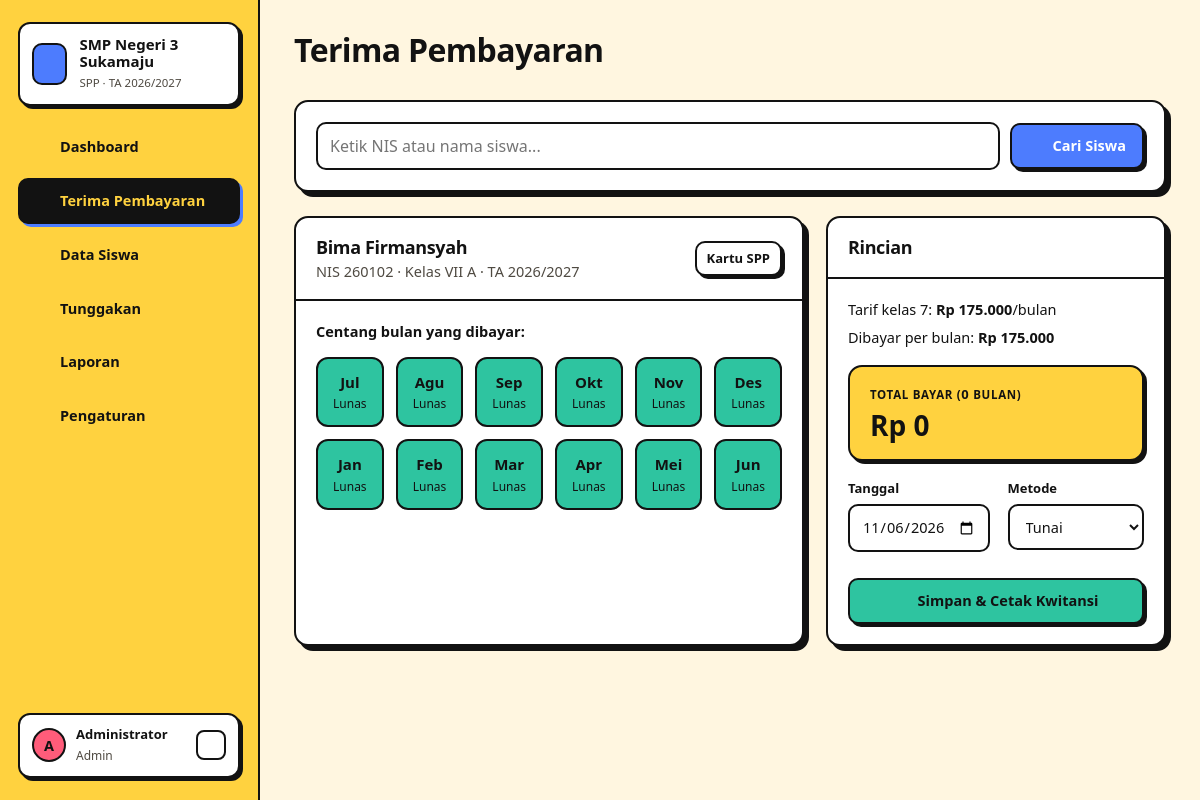
/index.php?page=bayar&siswa=2 (signed in), run on the app's committed database.
### tables this page shows
CREATE TABLE pengaturan (
  id INT PRIMARY KEY,
  nama_sekolah VARCHAR(150) NOT NULL,
  alamat VARCHAR(255),
  telepon VARCHAR(30),
  kepala_sekolah VARCHAR(100),
  bendahara VARCHAR(100),
  tanggal_jatuh_tempo TINYINT NOT NULL DEFAULT 10
);

CREATE TABLE tahun_ajaran (
  id INT AUTO_INCREMENT PRIMARY KEY,
  nama VARCHAR(20) NOT NULL UNIQUE,       
  tahun_mulai SMALLINT NOT NULL,          
  aktif TINYINT(1) NOT NULL DEFAULT 0
);

CREATE TABLE siswa (
  id INT AUTO_INCREMENT PRIMARY KEY,
  nis VARCHAR(20) NOT NULL UNIQUE,
  nama VARCHAR(100) NOT NULL,
  jk ENUM('L','P') NOT NULL,
  kelas_id INT,
  nama_wali VARCHAR(100),
  telp_wali VARCHAR(20),
  potongan_persen TINYINT NOT NULL DEFAULT 0,    
  status ENUM('aktif','lulus','keluar') NOT NULL DEFAULT 'aktif',
  created_at TIMESTAMP DEFAULT CURRENT_TIMESTAMP,
  FOREIGN KEY (kelas_id) REFERENCES kelas(id) ON DELETE SET NULL
);

CREATE TABLE kelas (
  id INT AUTO_INCREMENT PRIMARY KEY,
  nama VARCHAR(20) NOT NULL UNIQUE,
  tingkat TINYINT NOT NULL,
  wali_kelas VARCHAR(100)
);

### index.php (called while the page is built, shortened)
<?php
require __DIR__ . '/includes/bootstrap.php';
$routes = [
    'login'        => 'pages/login.php',
    'logout'       => 'pages/logout.php',
    'cek'          => 'pages/cek.php',
    'dashboard'    => 'pages/dashboard.php',
    'bayar'        => 'pages/bayar/index.php',
    'bayar.simpan' => 'pages/bayar/simpan.php',
    'bayar.batal'  => 'pages/bayar/batal.php',
    'kwitansi'     => 'pages/bayar/kwitansi.php',
    'siswa'        => 'pages/siswa/index.php',
    'siswa.form'   => 'pages/siswa/form.php',
    'siswa.kartu'  => 'pages/siswa/kartu.php',
    'tunggakan'    => 'pages/tunggakan.php',
    'laporan'      => 'pages/laporan.php',
    'master'       => 'pages/master.php',
];
$page = $_GET['page'] ?? 'dashboard';
require __DIR__ . '/' . $routes[$page];

### pages/bayar/index.php (the view, shortened to what this page needs)
<?php
$ta = tahun_ajaran_aktif();
$cari = trim($_GET['cari'] ?? '');
$siswa = null;
if (!empty($_GET['siswa'])) {
    $siswa = q('SELECT s.*, k.nama kelas, k.tingkat FROM siswa s JOIN kelas k ON k.id = s.kelas_id WHERE s.id = ?', [(int) $_GET['siswa']])->fetch();
} elseif ($cari !== '') {
    $hasil = q("SELECT s.*, k.nama kelas, k.tingkat FROM siswa s JOIN kelas k ON k.id = s.kelas_id
                WHERE s.status = 'aktif' AND (s.nis = ? OR s.nama LIKE ?) ORDER BY s.nama LIMIT 20", [$cari, "%$cari%"])->fetchAll();
    if (count($hasil) === 1) $siswa = $hasil[0];
}
$kartu = $siswa ? kartu_spp($siswa, $ta) : null;
$title = 'Terima Pembayaran';
require __DIR__ . '/../../includes/header.php';
?>
<form class="card" method="get" style="margin-bottom:24px">
    <div class="card-body filters">
        <input type="search" name="cari" value="<?= e($cari) ?>" placeholder="Ketik NIS atau nama siswa..." style="flex:1;min-width:240px;font-size:16px" autofocus>
        <button class="btn btn-primary"><?= icon('search', 16) ?> Cari Siswa</button>
    </div>
</form>
<?php if ($siswa): ?>
    <form method="post" action="<?= url('bayar.simpan') ?>" id="form-bayar" data-nominal="<?= $kartu['nominal'] ?>">
        <div class="grid-2">
            <div class="card">
                <div class="card-head">
                    <div><h2><?= e($siswa['nama']) ?></h2><span class="muted">NIS <?= e($siswa['nis']) ?> · Kelas <?= e($siswa['kelas']) ?> · TA <?= e($ta['nama']) ?></span></div>
                    <a class="btn btn-sm" href="<?= url('siswa.kartu', ['id' => $siswa['id']]) ?>">Kartu SPP</a>
                </div>
                <div class="card-body">
                    <p style="margin:0 0 14px;font-weight:700">Centang bulan yang dibayar:</p>
                    <div class="months">
                        <?php foreach ($kartu['bulan'] as $b => $info): ?>
                            <?php if (in_array($info['status'], ['tunggak', 'belum'], true)): ?>
                                <label class="month <?= $info['status'] ?>">
                                    <input type="checkbox" name="bulan[]" value="<?= $b ?>" <?= $info['status'] === 'tunggak' ? 'checked' : '' ?>>
                                    <b><?= substr(NAMA_BULAN[$b], 0, 3) ?></b><small><?= $info['status'] === 'tunggak' ? 'Menunggak' : 'Belum jatuh tempo' ?></small>
                                </label>
                            <?php else: ?>
                                <div class="month <?= $info['status'] ?>"><b><?= substr(NAMA_BULAN[$b], 0, 3) ?></b><small><?= $info['status'] === 'lunas' ? 'Lunas' : 'Bebas SPP' ?></small></div>
                            <?php endif; ?>
                        <?php endforeach; ?>
                    </div>
                </div>
            </div>
            <div class="card" style="align-self:start">
                <div class="card-head"><h2>Rincian</h2></div>
                <div class="card-body">
                    <p style="margin:0 0 6px">Tarif kelas <?= (int) $siswa['tingkat'] ?>: <b><?= rupiah($kartu['tarif']) ?></b>/bulan</p>
                    <p style="margin:0 0 16px">Dibayar per bulan: <b><?= rupiah($kartu['nominal']) ?></b></p>
                    <div class="stat bg-yellow" style="box-shadow:var(--shadow-sm)"><small>Total bayar (<span id="jml">0</span> bulan)</small><strong id="total">Rp 0</strong></div>
                    <div class="form-grid mt" style="margin-top:18px">
                        <div><label>Tanggal</label><input type="date" name="tgl_bayar" value="<?= date('Y-m-d') ?>" max="<?= date('Y-m-d') ?>"></div>
                        <div><label>Metode</label><select name="metode"><option>Tunai</option><option>Transfer</option></select></div>
                    </div>
                    <button class="btn btn-green btn-block mt" <?= $kartu['nominal'] ? '' : 'disabled' ?>><?= icon('check', 16) ?> Simpan & Cetak Kwitansi</button>
                </div>
            </div>
        </div>
    </form>
<?php endif; ?>
<?php require __DIR__ . '/../../includes/footer.php'; ?>

### includes/header.php (shortened to what this page needs)
<?php
$menu = [
    ['dashboard', 'Dashboard', 'home'],
    ['bayar', 'Terima Pembayaran', 'wallet'],
    ['siswa', 'Data Siswa', 'users'],
    ['tunggakan', 'Tunggakan', 'alert'],
    ['laporan', 'Laporan', 'chart'],
];
if (user()['role'] === 'admin') $menu[] = ['master', 'Pengaturan', 'settings'];
$current = explode('.', $_GET['page'] ?? 'dashboard')[0];
$ta = tahun_ajaran_aktif();
?>
<!DOCTYPE html>
<html lang="id">
<head>
    <link rel="stylesheet" href="assets/css/style.css">
</head>
<body>
<div class="layout">
    <aside class="sidebar" id="sidebar">
        <div class="brand">
            <span class="brand-mark"><?= icon('school', 22) ?></span>
            <div><strong><?= e(setting()['nama_sekolah']) ?></strong><small>SPP · TA <?= e($ta['nama'] ?? '-') ?></small></div>
        </div>
        <nav>
            <?php foreach ($menu as [$key, $label, $ic]): ?>
                <a href="<?= url($key) ?>" class="<?= $current === $key ? 'active' : '' ?>"><?= icon($ic) ?> <?= $label ?></a>
            <?php endforeach; ?>
        </nav>
        <div class="grow"></div>
        <div class="user-card">
            <span class="avatar"><?= e(strtoupper(substr(user()['nama'], 0, 1))) ?></span>
            <div class="grow"><strong><?= e(user()['nama']) ?></strong><small><?= e(ucfirst(user()['role'])) ?></small></div>
            <a href="<?= url('logout') ?>" class="icon-btn" title="Keluar"><?= icon('logout', 16) ?></a>
        </div>
    </aside>
    <main class="main">
        <header class="topbar">
            <h1><?= $titleHtml ?? e($title ?? 'Dashboard') ?></h1>
        </header>
        <div class="content">

### data on the page
pengaturan: nama_sekolah "SMP Negeri 3 Sukamaju"
tahun_ajaran: nama "2026/2027"
siswa: nama "Bima Firmansyah", nis "260102", kelas.nama "VII A", kelas.tingkat "7"

### other printed values
$label "Dashboard"
$label "Terima Pembayaran"
$label "Data Siswa"
$label "Tunggakan"
$label "Laporan"
$label "Pengaturan"
substr(user()['nama'], 0, 1) "A"
user()['nama'] "Administrator"
user()['role'] "Admin"
$titleHtml "Terima Pembayaran"
substr(NAMA_BULAN[$b], 0, 3) "Jul"
substr(NAMA_BULAN[$b], 0, 3) "Agu"
substr(NAMA_BULAN[$b], 0, 3) "Sep"
substr(NAMA_BULAN[$b], 0, 3) "Okt"
substr(NAMA_BULAN[$b], 0, 3) "Nov"
